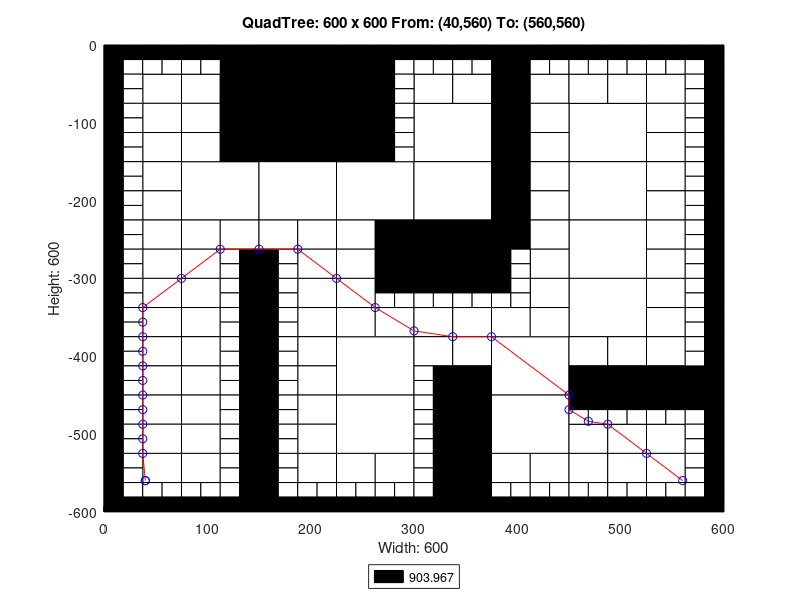

Here is the MATLAB script that generated this plot:
axis([0 600 -600 0]);
title('QuadTree: 600 x 600 From: (40,560) To: (560,560)');
xlabel('Width: 600');
ylabel('Height: 600');
rectangle('Position',[150 -75 75 75], 'FaceColor',[0 0 0]);
rectangle('Position',[150 -150 75 75], 'FaceColor',[0 0 0]);
rectangle('Position',[75 -225 75 75], 'FaceColor',[1 1 1]);
rectangle('Position',[150 -225 75 75], 'FaceColor',[1 1 1]);
rectangle('Position',[225 -225 75 75], 'FaceColor',[1 1 1]);
rectangle('Position',[300 -150 75 75], 'FaceColor',[1 1 1]);
rectangle('Position',[450 -150 75 75], 'FaceColor',[1 1 1]);
rectangle('Position',[300 -225 75 75], 'FaceColor',[1 1 1]);
rectangle('Position',[300 -300 75 75], 'FaceColor',[0 0 0]);
rectangle('Position',[450 -225 75 75], 'FaceColor',[1 1 1]);
rectangle('Position',[450 -300 75 75], 'FaceColor',[1 1 1]);
rectangle('Position',[225 -450 75 75], 'FaceColor',[1 1 1]);
rectangle('Position',[225 -525 75 75], 'FaceColor',[1 1 1]);
rectangle('Position',[375 -450 75 75], 'FaceColor',[1 1 1]);
rectangle('Position',[450 -375 75 75], 'FaceColor',[1 1 1]);
rectangle('Position',[375 -525 75 75], 'FaceColor',[1 1 1]);
rectangle('Position',[37.5 -75 37.5 37.5], 'FaceColor',[1 1 1]);
rectangle('Position',[112.5 -37.5 37.5 37.5], 'FaceColor',[0 0 0]);
rectangle('Position',[75 -75 37.5 37.5], 'FaceColor',[1 1 1]);
rectangle('Position',[112.5 -75 37.5 37.5], 'FaceColor',[0 0 0]);
rectangle('Position',[37.5 -112.5 37.5 37.5], 'FaceColor',[1 1 1]);
rectangle('Position',[37.5 -150 37.5 37.5], 'FaceColor',[1 1 1]);
rectangle('Position',[75 -112.5 37.5 37.5], 'FaceColor',[1 1 1]);
rectangle('Position',[112.5 -112.5 37.5 37.5], 'FaceColor',[0 0 0]);
rectangle('Position',[75 -150 37.5 37.5], 'FaceColor',[1 1 1]);
rectangle('Position',[112.5 -150 37.5 37.5], 'FaceColor',[0 0 0]);
rectangle('Position',[225 -37.5 37.5 37.5], 'FaceColor',[0 0 0]);
rectangle('Position',[225 -75 37.5 37.5], 'FaceColor',[0 0 0]);
rectangle('Position',[225 -112.5 37.5 37.5], 'FaceColor',[0 0 0]);
rectangle('Position',[225 -150 37.5 37.5], 'FaceColor',[0 0 0]);
rectangle('Position',[37.5 -187.5 37.5 37.5], 'FaceColor',[1 1 1]);
rectangle('Position',[37.5 -225 37.5 37.5], 'FaceColor',[1 1 1]);
rectangle('Position',[37.5 -262.5 37.5 37.5], 'FaceColor',[1 1 1]);
rectangle('Position',[37.5 -300 37.5 37.5], 'FaceColor',[1 1 1]);
rectangle('Position',[75 -262.5 37.5 37.5], 'FaceColor',[1 1 1]);
rectangle('Position',[112.5 -262.5 37.5 37.5], 'FaceColor',[1 1 1]);
rectangle('Position',[75 -300 37.5 37.5], 'FaceColor',[1 1 1]);
rectangle('Position',[150 -262.5 37.5 37.5], 'FaceColor',[1 1 1]);
rectangle('Position',[187.5 -262.5 37.5 37.5], 'FaceColor',[1 1 1]);
rectangle('Position',[187.5 -300 37.5 37.5], 'FaceColor',[1 1 1]);
rectangle('Position',[225 -262.5 37.5 37.5], 'FaceColor',[1 1 1]);
rectangle('Position',[262.5 -262.5 37.5 37.5], 'FaceColor',[0 0 0]);
rectangle('Position',[225 -300 37.5 37.5], 'FaceColor',[1 1 1]);
rectangle('Position',[262.5 -300 37.5 37.5], 'FaceColor',[0 0 0]);
rectangle('Position',[300 -75 37.5 37.5], 'FaceColor',[1 1 1]);
rectangle('Position',[337.5 -75 37.5 37.5], 'FaceColor',[1 1 1]);
rectangle('Position',[375 -37.5 37.5 37.5], 'FaceColor',[0 0 0]);
rectangle('Position',[375 -75 37.5 37.5], 'FaceColor',[0 0 0]);
rectangle('Position',[412.5 -75 37.5 37.5], 'FaceColor',[1 1 1]);
rectangle('Position',[375 -112.5 37.5 37.5], 'FaceColor',[0 0 0]);
rectangle('Position',[412.5 -112.5 37.5 37.5], 'FaceColor',[1 1 1]);
rectangle('Position',[375 -150 37.5 37.5], 'FaceColor',[0 0 0]);
rectangle('Position',[412.5 -150 37.5 37.5], 'FaceColor',[1 1 1]);
rectangle('Position',[450 -75 37.5 37.5], 'FaceColor',[1 1 1]);
rectangle('Position',[487.5 -75 37.5 37.5], 'FaceColor',[1 1 1]);
rectangle('Position',[525 -75 37.5 37.5], 'FaceColor',[1 1 1]);
rectangle('Position',[525 -112.5 37.5 37.5], 'FaceColor',[1 1 1]);
rectangle('Position',[525 -150 37.5 37.5], 'FaceColor',[1 1 1]);
rectangle('Position',[375 -187.5 37.5 37.5], 'FaceColor',[0 0 0]);
rectangle('Position',[412.5 -187.5 37.5 37.5], 'FaceColor',[1 1 1]);
rectangle('Position',[375 -225 37.5 37.5], 'FaceColor',[0 0 0]);
rectangle('Position',[412.5 -225 37.5 37.5], 'FaceColor',[1 1 1]);
rectangle('Position',[375 -262.5 37.5 37.5], 'FaceColor',[0 0 0]);
rectangle('Position',[412.5 -262.5 37.5 37.5], 'FaceColor',[1 1 1]);
rectangle('Position',[412.5 -300 37.5 37.5], 'FaceColor',[1 1 1]);
rectangle('Position',[525 -187.5 37.5 37.5], 'FaceColor',[1 1 1]);
rectangle('Position',[525 -225 37.5 37.5], 'FaceColor',[1 1 1]);
rectangle('Position',[525 -262.5 37.5 37.5], 'FaceColor',[1 1 1]);
rectangle('Position',[525 -300 37.5 37.5], 'FaceColor',[1 1 1]);
rectangle('Position',[37.5 -337.5 37.5 37.5], 'FaceColor',[1 1 1]);
rectangle('Position',[37.5 -375 37.5 37.5], 'FaceColor',[1 1 1]);
rectangle('Position',[75 -337.5 37.5 37.5], 'FaceColor',[1 1 1]);
rectangle('Position',[75 -375 37.5 37.5], 'FaceColor',[1 1 1]);
rectangle('Position',[37.5 -412.5 37.5 37.5], 'FaceColor',[1 1 1]);
rectangle('Position',[37.5 -450 37.5 37.5], 'FaceColor',[1 1 1]);
rectangle('Position',[75 -412.5 37.5 37.5], 'FaceColor',[1 1 1]);
rectangle('Position',[75 -450 37.5 37.5], 'FaceColor',[1 1 1]);
rectangle('Position',[187.5 -337.5 37.5 37.5], 'FaceColor',[1 1 1]);
rectangle('Position',[187.5 -375 37.5 37.5], 'FaceColor',[1 1 1]);
rectangle('Position',[225 -337.5 37.5 37.5], 'FaceColor',[1 1 1]);
rectangle('Position',[225 -375 37.5 37.5], 'FaceColor',[1 1 1]);
rectangle('Position',[262.5 -375 37.5 37.5], 'FaceColor',[1 1 1]);
rectangle('Position',[187.5 -412.5 37.5 37.5], 'FaceColor',[1 1 1]);
rectangle('Position',[187.5 -450 37.5 37.5], 'FaceColor',[1 1 1]);
rectangle('Position',[37.5 -487.5 37.5 37.5], 'FaceColor',[1 1 1]);
rectangle('Position',[37.5 -525 37.5 37.5], 'FaceColor',[1 1 1]);
rectangle('Position',[75 -487.5 37.5 37.5], 'FaceColor',[1 1 1]);
rectangle('Position',[75 -525 37.5 37.5], 'FaceColor',[1 1 1]);
rectangle('Position',[37.5 -562.5 37.5 37.5], 'FaceColor',[1 1 1]);
rectangle('Position',[75 -562.5 37.5 37.5], 'FaceColor',[1 1 1]);
rectangle('Position',[187.5 -487.5 37.5 37.5], 'FaceColor',[1 1 1]);
rectangle('Position',[187.5 -525 37.5 37.5], 'FaceColor',[1 1 1]);
rectangle('Position',[187.5 -562.5 37.5 37.5], 'FaceColor',[1 1 1]);
rectangle('Position',[225 -562.5 37.5 37.5], 'FaceColor',[1 1 1]);
rectangle('Position',[262.5 -562.5 37.5 37.5], 'FaceColor',[1 1 1]);
rectangle('Position',[300 -375 37.5 37.5], 'FaceColor',[1 1 1]);
rectangle('Position',[337.5 -375 37.5 37.5], 'FaceColor',[1 1 1]);
rectangle('Position',[412.5 -337.5 37.5 37.5], 'FaceColor',[1 1 1]);
rectangle('Position',[375 -375 37.5 37.5], 'FaceColor',[1 1 1]);
rectangle('Position',[412.5 -375 37.5 37.5], 'FaceColor',[1 1 1]);
rectangle('Position',[300 -412.5 37.5 37.5], 'FaceColor',[1 1 1]);
rectangle('Position',[337.5 -412.5 37.5 37.5], 'FaceColor',[1 1 1]);
rectangle('Position',[337.5 -450 37.5 37.5], 'FaceColor',[0 0 0]);
rectangle('Position',[525 -337.5 37.5 37.5], 'FaceColor',[1 1 1]);
rectangle('Position',[525 -375 37.5 37.5], 'FaceColor',[1 1 1]);
rectangle('Position',[450 -412.5 37.5 37.5], 'FaceColor',[1 1 1]);
rectangle('Position',[487.5 -412.5 37.5 37.5], 'FaceColor',[1 1 1]);
rectangle('Position',[450 -450 37.5 37.5], 'FaceColor',[0 0 0]);
rectangle('Position',[487.5 -450 37.5 37.5], 'FaceColor',[0 0 0]);
rectangle('Position',[525 -412.5 37.5 37.5], 'FaceColor',[1 1 1]);
rectangle('Position',[525 -450 37.5 37.5], 'FaceColor',[0 0 0]);
rectangle('Position',[562.5 -450 37.5 37.5], 'FaceColor',[0 0 0]);
rectangle('Position',[337.5 -487.5 37.5 37.5], 'FaceColor',[0 0 0]);
rectangle('Position',[337.5 -525 37.5 37.5], 'FaceColor',[0 0 0]);
rectangle('Position',[337.5 -562.5 37.5 37.5], 'FaceColor',[0 0 0]);
rectangle('Position',[337.5 -600 37.5 37.5], 'FaceColor',[0 0 0]);
rectangle('Position',[375 -562.5 37.5 37.5], 'FaceColor',[1 1 1]);
rectangle('Position',[412.5 -562.5 37.5 37.5], 'FaceColor',[1 1 1]);
rectangle('Position',[450 -525 37.5 37.5], 'FaceColor',[1 1 1]);
rectangle('Position',[487.5 -525 37.5 37.5], 'FaceColor',[1 1 1]);
rectangle('Position',[525 -525 37.5 37.5], 'FaceColor',[1 1 1]);
rectangle('Position',[450 -562.5 37.5 37.5], 'FaceColor',[1 1 1]);
rectangle('Position',[487.5 -562.5 37.5 37.5], 'FaceColor',[1 1 1]);
rectangle('Position',[525 -562.5 37.5 37.5], 'FaceColor',[1 1 1]);
rectangle('Position',[0 -18.75 18.75 18.75], 'FaceColor',[0 0 0]);
rectangle('Position',[18.75 -18.75 18.75 18.75], 'FaceColor',[0 0 0]);
rectangle('Position',[0 -37.5 18.75 18.75], 'FaceColor',[0 0 0]);
rectangle('Position',[18.75 -37.5 18.75 18.75], 'FaceColor',[1 1 1]);
rectangle('Position',[37.5 -18.75 18.75 18.75], 'FaceColor',[0 0 0]);
rectangle('Position',[56.25 -18.75 18.75 18.75], 'FaceColor',[0 0 0]);
rectangle('Position',[37.5 -37.5 18.75 18.75], 'FaceColor',[1 1 1]);
rectangle('Position',[56.25 -37.5 18.75 18.75], 'FaceColor',[1 1 1]);
rectangle('Position',[0 -56.25 18.75 18.75], 'FaceColor',[0 0 0]);
rectangle('Position',[18.75 -56.25 18.75 18.75], 'FaceColor',[1 1 1]);
rectangle('Position',[0 -75 18.75 18.75], 'FaceColor',[0 0 0]);
rectangle('Position',[18.75 -75 18.75 18.75], 'FaceColor',[1 1 1]);
rectangle('Position',[75 -18.75 18.75 18.75], 'FaceColor',[0 0 0]);
rectangle('Position',[93.75 -18.75 18.75 18.75], 'FaceColor',[0 0 0]);
rectangle('Position',[75 -37.5 18.75 18.75], 'FaceColor',[1 1 1]);
rectangle('Position',[93.75 -37.5 18.75 18.75], 'FaceColor',[1 1 1]);
rectangle('Position',[0 -93.75 18.75 18.75], 'FaceColor',[0 0 0]);
rectangle('Position',[18.75 -93.75 18.75 18.75], 'FaceColor',[1 1 1]);
rectangle('Position',[0 -112.5 18.75 18.75], 'FaceColor',[0 0 0]);
rectangle('Position',[18.75 -112.5 18.75 18.75], 'FaceColor',[1 1 1]);
rectangle('Position',[0 -131.25 18.75 18.75], 'FaceColor',[0 0 0]);
rectangle('Position',[18.75 -131.25 18.75 18.75], 'FaceColor',[1 1 1]);
rectangle('Position',[0 -150 18.75 18.75], 'FaceColor',[0 0 0]);
rectangle('Position',[18.75 -150 18.75 18.75], 'FaceColor',[1 1 1]);
rectangle('Position',[262.5 -18.75 18.75 18.75], 'FaceColor',[0 0 0]);
rectangle('Position',[281.25 -18.75 18.75 18.75], 'FaceColor',[0 0 0]);
rectangle('Position',[262.5 -37.5 18.75 18.75], 'FaceColor',[0 0 0]);
rectangle('Position',[281.25 -37.5 18.75 18.75], 'FaceColor',[1 1 1]);
rectangle('Position',[262.5 -56.25 18.75 18.75], 'FaceColor',[0 0 0]);
rectangle('Position',[281.25 -56.25 18.75 18.75], 'FaceColor',[1 1 1]);
rectangle('Position',[262.5 -75 18.75 18.75], 'FaceColor',[0 0 0]);
rectangle('Position',[281.25 -75 18.75 18.75], 'FaceColor',[1 1 1]);
rectangle('Position',[262.5 -93.75 18.75 18.75], 'FaceColor',[0 0 0]);
rectangle('Position',[281.25 -93.75 18.75 18.75], 'FaceColor',[1 1 1]);
rectangle('Position',[262.5 -112.5 18.75 18.75], 'FaceColor',[0 0 0]);
rectangle('Position',[281.25 -112.5 18.75 18.75], 'FaceColor',[1 1 1]);
rectangle('Position',[262.5 -131.25 18.75 18.75], 'FaceColor',[0 0 0]);
rectangle('Position',[281.25 -131.25 18.75 18.75], 'FaceColor',[1 1 1]);
rectangle('Position',[262.5 -150 18.75 18.75], 'FaceColor',[0 0 0]);
rectangle('Position',[281.25 -150 18.75 18.75], 'FaceColor',[1 1 1]);
rectangle('Position',[0 -168.75 18.75 18.75], 'FaceColor',[0 0 0]);
rectangle('Position',[18.75 -168.75 18.75 18.75], 'FaceColor',[1 1 1]);
rectangle('Position',[0 -187.5 18.75 18.75], 'FaceColor',[0 0 0]);
rectangle('Position',[18.75 -187.5 18.75 18.75], 'FaceColor',[1 1 1]);
rectangle('Position',[0 -206.25 18.75 18.75], 'FaceColor',[0 0 0]);
rectangle('Position',[18.75 -206.25 18.75 18.75], 'FaceColor',[1 1 1]);
rectangle('Position',[0 -225 18.75 18.75], 'FaceColor',[0 0 0]);
rectangle('Position',[18.75 -225 18.75 18.75], 'FaceColor',[1 1 1]);
rectangle('Position',[0 -243.75 18.75 18.75], 'FaceColor',[0 0 0]);
rectangle('Position',[18.75 -243.75 18.75 18.75], 'FaceColor',[1 1 1]);
rectangle('Position',[0 -262.5 18.75 18.75], 'FaceColor',[0 0 0]);
rectangle('Position',[18.75 -262.5 18.75 18.75], 'FaceColor',[1 1 1]);
rectangle('Position',[0 -281.25 18.75 18.75], 'FaceColor',[0 0 0]);
rectangle('Position',[18.75 -281.25 18.75 18.75], 'FaceColor',[1 1 1]);
rectangle('Position',[0 -300 18.75 18.75], 'FaceColor',[0 0 0]);
rectangle('Position',[18.75 -300 18.75 18.75], 'FaceColor',[1 1 1]);
rectangle('Position',[112.5 -281.25 18.75 18.75], 'FaceColor',[1 1 1]);
rectangle('Position',[131.25 -281.25 18.75 18.75], 'FaceColor',[0 0 0]);
rectangle('Position',[112.5 -300 18.75 18.75], 'FaceColor',[1 1 1]);
rectangle('Position',[131.25 -300 18.75 18.75], 'FaceColor',[0 0 0]);
rectangle('Position',[150 -281.25 18.75 18.75], 'FaceColor',[0 0 0]);
rectangle('Position',[168.75 -281.25 18.75 18.75], 'FaceColor',[1 1 1]);
rectangle('Position',[150 -300 18.75 18.75], 'FaceColor',[0 0 0]);
rectangle('Position',[168.75 -300 18.75 18.75], 'FaceColor',[1 1 1]);
rectangle('Position',[300 -18.75 18.75 18.75], 'FaceColor',[0 0 0]);
rectangle('Position',[318.75 -18.75 18.75 18.75], 'FaceColor',[0 0 0]);
rectangle('Position',[300 -37.5 18.75 18.75], 'FaceColor',[1 1 1]);
rectangle('Position',[318.75 -37.5 18.75 18.75], 'FaceColor',[1 1 1]);
rectangle('Position',[337.5 -18.75 18.75 18.75], 'FaceColor',[0 0 0]);
rectangle('Position',[356.25 -18.75 18.75 18.75], 'FaceColor',[0 0 0]);
rectangle('Position',[337.5 -37.5 18.75 18.75], 'FaceColor',[1 1 1]);
rectangle('Position',[356.25 -37.5 18.75 18.75], 'FaceColor',[1 1 1]);
rectangle('Position',[412.5 -18.75 18.75 18.75], 'FaceColor',[0 0 0]);
rectangle('Position',[431.25 -18.75 18.75 18.75], 'FaceColor',[0 0 0]);
rectangle('Position',[412.5 -37.5 18.75 18.75], 'FaceColor',[1 1 1]);
rectangle('Position',[431.25 -37.5 18.75 18.75], 'FaceColor',[1 1 1]);
rectangle('Position',[450 -18.75 18.75 18.75], 'FaceColor',[0 0 0]);
rectangle('Position',[468.75 -18.75 18.75 18.75], 'FaceColor',[0 0 0]);
rectangle('Position',[450 -37.5 18.75 18.75], 'FaceColor',[1 1 1]);
rectangle('Position',[468.75 -37.5 18.75 18.75], 'FaceColor',[1 1 1]);
rectangle('Position',[487.5 -18.75 18.75 18.75], 'FaceColor',[0 0 0]);
rectangle('Position',[506.25 -18.75 18.75 18.75], 'FaceColor',[0 0 0]);
rectangle('Position',[487.5 -37.5 18.75 18.75], 'FaceColor',[1 1 1]);
rectangle('Position',[506.25 -37.5 18.75 18.75], 'FaceColor',[1 1 1]);
rectangle('Position',[525 -18.75 18.75 18.75], 'FaceColor',[0 0 0]);
rectangle('Position',[543.75 -18.75 18.75 18.75], 'FaceColor',[0 0 0]);
rectangle('Position',[525 -37.5 18.75 18.75], 'FaceColor',[1 1 1]);
rectangle('Position',[543.75 -37.5 18.75 18.75], 'FaceColor',[1 1 1]);
rectangle('Position',[562.5 -18.75 18.75 18.75], 'FaceColor',[0 0 0]);
rectangle('Position',[581.25 -18.75 18.75 18.75], 'FaceColor',[0 0 0]);
rectangle('Position',[562.5 -37.5 18.75 18.75], 'FaceColor',[1 1 1]);
rectangle('Position',[581.25 -37.5 18.75 18.75], 'FaceColor',[0 0 0]);
rectangle('Position',[562.5 -56.25 18.75 18.75], 'FaceColor',[1 1 1]);
rectangle('Position',[581.25 -56.25 18.75 18.75], 'FaceColor',[0 0 0]);
rectangle('Position',[562.5 -75 18.75 18.75], 'FaceColor',[1 1 1]);
rectangle('Position',[581.25 -75 18.75 18.75], 'FaceColor',[0 0 0]);
rectangle('Position',[562.5 -93.75 18.75 18.75], 'FaceColor',[1 1 1]);
rectangle('Position',[581.25 -93.75 18.75 18.75], 'FaceColor',[0 0 0]);
rectangle('Position',[562.5 -112.5 18.75 18.75], 'FaceColor',[1 1 1]);
rectangle('Position',[581.25 -112.5 18.75 18.75], 'FaceColor',[0 0 0]);
rectangle('Position',[562.5 -131.25 18.75 18.75], 'FaceColor',[1 1 1]);
rectangle('Position',[581.25 -131.25 18.75 18.75], 'FaceColor',[0 0 0]);
rectangle('Position',[562.5 -150 18.75 18.75], 'FaceColor',[1 1 1]);
rectangle('Position',[581.25 -150 18.75 18.75], 'FaceColor',[0 0 0]);
rectangle('Position',[375 -281.25 18.75 18.75], 'FaceColor',[0 0 0]);
rectangle('Position',[393.75 -281.25 18.75 18.75], 'FaceColor',[1 1 1]);
rectangle('Position',[375 -300 18.75 18.75], 'FaceColor',[0 0 0]);
rectangle('Position',[393.75 -300 18.75 18.75], 'FaceColor',[1 1 1]);
rectangle('Position',[562.5 -168.75 18.75 18.75], 'FaceColor',[1 1 1]);
rectangle('Position',[581.25 -168.75 18.75 18.75], 'FaceColor',[0 0 0]);
rectangle('Position',[562.5 -187.5 18.75 18.75], 'FaceColor',[1 1 1]);
rectangle('Position',[581.25 -187.5 18.75 18.75], 'FaceColor',[0 0 0]);
rectangle('Position',[562.5 -206.25 18.75 18.75], 'FaceColor',[1 1 1]);
rectangle('Position',[581.25 -206.25 18.75 18.75], 'FaceColor',[0 0 0]);
rectangle('Position',[562.5 -225 18.75 18.75], 'FaceColor',[1 1 1]);
rectangle('Position',[581.25 -225 18.75 18.75], 'FaceColor',[0 0 0]);
rectangle('Position',[562.5 -243.75 18.75 18.75], 'FaceColor',[1 1 1]);
rectangle('Position',[581.25 -243.75 18.75 18.75], 'FaceColor',[0 0 0]);
rectangle('Position',[562.5 -262.5 18.75 18.75], 'FaceColor',[1 1 1]);
rectangle('Position',[581.25 -262.5 18.75 18.75], 'FaceColor',[0 0 0]);
rectangle('Position',[562.5 -281.25 18.75 18.75], 'FaceColor',[1 1 1]);
rectangle('Position',[581.25 -281.25 18.75 18.75], 'FaceColor',[0 0 0]);
rectangle('Position',[562.5 -300 18.75 18.75], 'FaceColor',[1 1 1]);
rectangle('Position',[581.25 -300 18.75 18.75], 'FaceColor',[0 0 0]);
rectangle('Position',[0 -318.75 18.75 18.75], 'FaceColor',[0 0 0]);
rectangle('Position',[18.75 -318.75 18.75 18.75], 'FaceColor',[1 1 1]);
rectangle('Position',[0 -337.5 18.75 18.75], 'FaceColor',[0 0 0]);
rectangle('Position',[18.75 -337.5 18.75 18.75], 'FaceColor',[1 1 1]);
rectangle('Position',[0 -356.25 18.75 18.75], 'FaceColor',[0 0 0]);
rectangle('Position',[18.75 -356.25 18.75 18.75], 'FaceColor',[1 1 1]);
rectangle('Position',[0 -375 18.75 18.75], 'FaceColor',[0 0 0]);
rectangle('Position',[18.75 -375 18.75 18.75], 'FaceColor',[1 1 1]);
rectangle('Position',[112.5 -318.75 18.75 18.75], 'FaceColor',[1 1 1]);
rectangle('Position',[131.25 -318.75 18.75 18.75], 'FaceColor',[0 0 0]);
rectangle('Position',[112.5 -337.5 18.75 18.75], 'FaceColor',[1 1 1]);
rectangle('Position',[131.25 -337.5 18.75 18.75], 'FaceColor',[0 0 0]);
rectangle('Position',[112.5 -356.25 18.75 18.75], 'FaceColor',[1 1 1]);
rectangle('Position',[131.25 -356.25 18.75 18.75], 'FaceColor',[0 0 0]);
rectangle('Position',[112.5 -375 18.75 18.75], 'FaceColor',[1 1 1]);
rectangle('Position',[131.25 -375 18.75 18.75], 'FaceColor',[0 0 0]);
rectangle('Position',[0 -393.75 18.75 18.75], 'FaceColor',[0 0 0]);
rectangle('Position',[18.75 -393.75 18.75 18.75], 'FaceColor',[1 1 1]);
rectangle('Position',[0 -412.5 18.75 18.75], 'FaceColor',[0 0 0]);
rectangle('Position',[18.75 -412.5 18.75 18.75], 'FaceColor',[1 1 1]);
rectangle('Position',[0 -431.25 18.75 18.75], 'FaceColor',[0 0 0]);
rectangle('Position',[18.75 -431.25 18.75 18.75], 'FaceColor',[1 1 1]);
rectangle('Position',[0 -450 18.75 18.75], 'FaceColor',[0 0 0]);
rectangle('Position',[18.75 -450 18.75 18.75], 'FaceColor',[1 1 1]);
rectangle('Position',[112.5 -393.75 18.75 18.75], 'FaceColor',[1 1 1]);
rectangle('Position',[131.25 -393.75 18.75 18.75], 'FaceColor',[0 0 0]);
rectangle('Position',[112.5 -412.5 18.75 18.75], 'FaceColor',[1 1 1]);
rectangle('Position',[131.25 -412.5 18.75 18.75], 'FaceColor',[0 0 0]);
rectangle('Position',[112.5 -431.25 18.75 18.75], 'FaceColor',[1 1 1]);
rectangle('Position',[131.25 -431.25 18.75 18.75], 'FaceColor',[0 0 0]);
rectangle('Position',[112.5 -450 18.75 18.75], 'FaceColor',[1 1 1]);
rectangle('Position',[131.25 -450 18.75 18.75], 'FaceColor',[0 0 0]);
rectangle('Position',[150 -318.75 18.75 18.75], 'FaceColor',[0 0 0]);
rectangle('Position',[168.75 -318.75 18.75 18.75], 'FaceColor',[1 1 1]);
rectangle('Position',[150 -337.5 18.75 18.75], 'FaceColor',[0 0 0]);
rectangle('Position',[168.75 -337.5 18.75 18.75], 'FaceColor',[1 1 1]);
rectangle('Position',[150 -356.25 18.75 18.75], 'FaceColor',[0 0 0]);
rectangle('Position',[168.75 -356.25 18.75 18.75], 'FaceColor',[1 1 1]);
rectangle('Position',[150 -375 18.75 18.75], 'FaceColor',[0 0 0]);
rectangle('Position',[168.75 -375 18.75 18.75], 'FaceColor',[1 1 1]);
rectangle('Position',[262.5 -318.75 18.75 18.75], 'FaceColor',[0 0 0]);
rectangle('Position',[281.25 -318.75 18.75 18.75], 'FaceColor',[0 0 0]);
rectangle('Position',[262.5 -337.5 18.75 18.75], 'FaceColor',[1 1 1]);
rectangle('Position',[281.25 -337.5 18.75 18.75], 'FaceColor',[1 1 1]);
rectangle('Position',[150 -393.75 18.75 18.75], 'FaceColor',[0 0 0]);
rectangle('Position',[168.75 -393.75 18.75 18.75], 'FaceColor',[1 1 1]);
rectangle('Position',[150 -412.5 18.75 18.75], 'FaceColor',[0 0 0]);
rectangle('Position',[168.75 -412.5 18.75 18.75], 'FaceColor',[1 1 1]);
rectangle('Position',[150 -431.25 18.75 18.75], 'FaceColor',[0 0 0]);
rectangle('Position',[168.75 -431.25 18.75 18.75], 'FaceColor',[1 1 1]);
rectangle('Position',[150 -450 18.75 18.75], 'FaceColor',[0 0 0]);
rectangle('Position',[168.75 -450 18.75 18.75], 'FaceColor',[1 1 1]);
rectangle('Position',[0 -468.75 18.75 18.75], 'FaceColor',[0 0 0]);
rectangle('Position',[18.75 -468.75 18.75 18.75], 'FaceColor',[1 1 1]);
rectangle('Position',[0 -487.5 18.75 18.75], 'FaceColor',[0 0 0]);
rectangle('Position',[18.75 -487.5 18.75 18.75], 'FaceColor',[1 1 1]);
rectangle('Position',[0 -506.25 18.75 18.75], 'FaceColor',[0 0 0]);
rectangle('Position',[18.75 -506.25 18.75 18.75], 'FaceColor',[1 1 1]);
rectangle('Position',[0 -525 18.75 18.75], 'FaceColor',[0 0 0]);
rectangle('Position',[18.75 -525 18.75 18.75], 'FaceColor',[1 1 1]);
rectangle('Position',[112.5 -468.75 18.75 18.75], 'FaceColor',[1 1 1]);
rectangle('Position',[131.25 -468.75 18.75 18.75], 'FaceColor',[0 0 0]);
rectangle('Position',[112.5 -487.5 18.75 18.75], 'FaceColor',[1 1 1]);
rectangle('Position',[131.25 -487.5 18.75 18.75], 'FaceColor',[0 0 0]);
rectangle('Position',[112.5 -506.25 18.75 18.75], 'FaceColor',[1 1 1]);
rectangle('Position',[131.25 -506.25 18.75 18.75], 'FaceColor',[0 0 0]);
rectangle('Position',[112.5 -525 18.75 18.75], 'FaceColor',[1 1 1]);
rectangle('Position',[131.25 -525 18.75 18.75], 'FaceColor',[0 0 0]);
rectangle('Position',[0 -543.75 18.75 18.75], 'FaceColor',[0 0 0]);
rectangle('Position',[18.75 -543.75 18.75 18.75], 'FaceColor',[1 1 1]);
rectangle('Position',[0 -562.5 18.75 18.75], 'FaceColor',[0 0 0]);
rectangle('Position',[18.75 -562.5 18.75 18.75], 'FaceColor',[1 1 1]);
rectangle('Position',[0 -581.25 18.75 18.75], 'FaceColor',[0 0 0]);
rectangle('Position',[18.75 -581.25 18.75 18.75], 'FaceColor',[1 1 1]);
rectangle('Position',[0 -600 18.75 18.75], 'FaceColor',[0 0 0]);
rectangle('Position',[18.75 -600 18.75 18.75], 'FaceColor',[0 0 0]);
rectangle('Position',[37.5 -581.25 18.75 18.75], 'FaceColor',[1 1 1]);
rectangle('Position',[56.25 -581.25 18.75 18.75], 'FaceColor',[1 1 1]);
rectangle('Position',[37.5 -600 18.75 18.75], 'FaceColor',[0 0 0]);
rectangle('Position',[56.25 -600 18.75 18.75], 'FaceColor',[0 0 0]);
rectangle('Position',[112.5 -543.75 18.75 18.75], 'FaceColor',[1 1 1]);
rectangle('Position',[131.25 -543.75 18.75 18.75], 'FaceColor',[0 0 0]);
rectangle('Position',[112.5 -562.5 18.75 18.75], 'FaceColor',[1 1 1]);
rectangle('Position',[131.25 -562.5 18.75 18.75], 'FaceColor',[0 0 0]);
rectangle('Position',[75 -581.25 18.75 18.75], 'FaceColor',[1 1 1]);
rectangle('Position',[93.75 -581.25 18.75 18.75], 'FaceColor',[1 1 1]);
rectangle('Position',[75 -600 18.75 18.75], 'FaceColor',[0 0 0]);
rectangle('Position',[93.75 -600 18.75 18.75], 'FaceColor',[0 0 0]);
rectangle('Position',[112.5 -581.25 18.75 18.75], 'FaceColor',[1 1 1]);
rectangle('Position',[131.25 -581.25 18.75 18.75], 'FaceColor',[0 0 0]);
rectangle('Position',[112.5 -600 18.75 18.75], 'FaceColor',[0 0 0]);
rectangle('Position',[131.25 -600 18.75 18.75], 'FaceColor',[0 0 0]);
rectangle('Position',[150 -468.75 18.75 18.75], 'FaceColor',[0 0 0]);
rectangle('Position',[168.75 -468.75 18.75 18.75], 'FaceColor',[1 1 1]);
rectangle('Position',[150 -487.5 18.75 18.75], 'FaceColor',[0 0 0]);
rectangle('Position',[168.75 -487.5 18.75 18.75], 'FaceColor',[1 1 1]);
rectangle('Position',[150 -506.25 18.75 18.75], 'FaceColor',[0 0 0]);
rectangle('Position',[168.75 -506.25 18.75 18.75], 'FaceColor',[1 1 1]);
rectangle('Position',[150 -525 18.75 18.75], 'FaceColor',[0 0 0]);
rectangle('Position',[168.75 -525 18.75 18.75], 'FaceColor',[1 1 1]);
rectangle('Position',[150 -543.75 18.75 18.75], 'FaceColor',[0 0 0]);
rectangle('Position',[168.75 -543.75 18.75 18.75], 'FaceColor',[1 1 1]);
rectangle('Position',[150 -562.5 18.75 18.75], 'FaceColor',[0 0 0]);
rectangle('Position',[168.75 -562.5 18.75 18.75], 'FaceColor',[1 1 1]);
rectangle('Position',[150 -581.25 18.75 18.75], 'FaceColor',[0 0 0]);
rectangle('Position',[168.75 -581.25 18.75 18.75], 'FaceColor',[1 1 1]);
rectangle('Position',[150 -600 18.75 18.75], 'FaceColor',[0 0 0]);
rectangle('Position',[168.75 -600 18.75 18.75], 'FaceColor',[0 0 0]);
rectangle('Position',[187.5 -581.25 18.75 18.75], 'FaceColor',[1 1 1]);
rectangle('Position',[206.25 -581.25 18.75 18.75], 'FaceColor',[1 1 1]);
rectangle('Position',[187.5 -600 18.75 18.75], 'FaceColor',[0 0 0]);
rectangle('Position',[206.25 -600 18.75 18.75], 'FaceColor',[0 0 0]);
rectangle('Position',[225 -581.25 18.75 18.75], 'FaceColor',[1 1 1]);
rectangle('Position',[243.75 -581.25 18.75 18.75], 'FaceColor',[1 1 1]);
rectangle('Position',[225 -600 18.75 18.75], 'FaceColor',[0 0 0]);
rectangle('Position',[243.75 -600 18.75 18.75], 'FaceColor',[0 0 0]);
rectangle('Position',[262.5 -581.25 18.75 18.75], 'FaceColor',[1 1 1]);
rectangle('Position',[281.25 -581.25 18.75 18.75], 'FaceColor',[1 1 1]);
rectangle('Position',[262.5 -600 18.75 18.75], 'FaceColor',[0 0 0]);
rectangle('Position',[281.25 -600 18.75 18.75], 'FaceColor',[0 0 0]);
rectangle('Position',[300 -318.75 18.75 18.75], 'FaceColor',[0 0 0]);
rectangle('Position',[318.75 -318.75 18.75 18.75], 'FaceColor',[0 0 0]);
rectangle('Position',[300 -337.5 18.75 18.75], 'FaceColor',[1 1 1]);
rectangle('Position',[318.75 -337.5 18.75 18.75], 'FaceColor',[1 1 1]);
rectangle('Position',[337.5 -318.75 18.75 18.75], 'FaceColor',[0 0 0]);
rectangle('Position',[356.25 -318.75 18.75 18.75], 'FaceColor',[0 0 0]);
rectangle('Position',[337.5 -337.5 18.75 18.75], 'FaceColor',[1 1 1]);
rectangle('Position',[356.25 -337.5 18.75 18.75], 'FaceColor',[1 1 1]);
rectangle('Position',[375 -318.75 18.75 18.75], 'FaceColor',[0 0 0]);
rectangle('Position',[393.75 -318.75 18.75 18.75], 'FaceColor',[1 1 1]);
rectangle('Position',[375 -337.5 18.75 18.75], 'FaceColor',[1 1 1]);
rectangle('Position',[393.75 -337.5 18.75 18.75], 'FaceColor',[1 1 1]);
rectangle('Position',[300 -431.25 18.75 18.75], 'FaceColor',[1 1 1]);
rectangle('Position',[318.75 -431.25 18.75 18.75], 'FaceColor',[0 0 0]);
rectangle('Position',[300 -450 18.75 18.75], 'FaceColor',[1 1 1]);
rectangle('Position',[318.75 -450 18.75 18.75], 'FaceColor',[0 0 0]);
rectangle('Position',[562.5 -318.75 18.75 18.75], 'FaceColor',[1 1 1]);
rectangle('Position',[581.25 -318.75 18.75 18.75], 'FaceColor',[0 0 0]);
rectangle('Position',[562.5 -337.5 18.75 18.75], 'FaceColor',[1 1 1]);
rectangle('Position',[581.25 -337.5 18.75 18.75], 'FaceColor',[0 0 0]);
rectangle('Position',[562.5 -356.25 18.75 18.75], 'FaceColor',[1 1 1]);
rectangle('Position',[581.25 -356.25 18.75 18.75], 'FaceColor',[0 0 0]);
rectangle('Position',[562.5 -375 18.75 18.75], 'FaceColor',[1 1 1]);
rectangle('Position',[581.25 -375 18.75 18.75], 'FaceColor',[0 0 0]);
rectangle('Position',[562.5 -393.75 18.75 18.75], 'FaceColor',[1 1 1]);
rectangle('Position',[581.25 -393.75 18.75 18.75], 'FaceColor',[0 0 0]);
rectangle('Position',[562.5 -412.5 18.75 18.75], 'FaceColor',[1 1 1]);
rectangle('Position',[581.25 -412.5 18.75 18.75], 'FaceColor',[0 0 0]);
rectangle('Position',[300 -468.75 18.75 18.75], 'FaceColor',[1 1 1]);
rectangle('Position',[318.75 -468.75 18.75 18.75], 'FaceColor',[0 0 0]);
rectangle('Position',[300 -487.5 18.75 18.75], 'FaceColor',[1 1 1]);
rectangle('Position',[318.75 -487.5 18.75 18.75], 'FaceColor',[0 0 0]);
rectangle('Position',[300 -506.25 18.75 18.75], 'FaceColor',[1 1 1]);
rectangle('Position',[318.75 -506.25 18.75 18.75], 'FaceColor',[0 0 0]);
rectangle('Position',[300 -525 18.75 18.75], 'FaceColor',[1 1 1]);
rectangle('Position',[318.75 -525 18.75 18.75], 'FaceColor',[0 0 0]);
rectangle('Position',[300 -543.75 18.75 18.75], 'FaceColor',[1 1 1]);
rectangle('Position',[318.75 -543.75 18.75 18.75], 'FaceColor',[0 0 0]);
rectangle('Position',[300 -562.5 18.75 18.75], 'FaceColor',[1 1 1]);
rectangle('Position',[318.75 -562.5 18.75 18.75], 'FaceColor',[0 0 0]);
rectangle('Position',[300 -581.25 18.75 18.75], 'FaceColor',[1 1 1]);
rectangle('Position',[318.75 -581.25 18.75 18.75], 'FaceColor',[0 0 0]);
rectangle('Position',[300 -600 18.75 18.75], 'FaceColor',[0 0 0]);
rectangle('Position',[318.75 -600 18.75 18.75], 'FaceColor',[0 0 0]);
rectangle('Position',[375 -581.25 18.75 18.75], 'FaceColor',[1 1 1]);
rectangle('Position',[393.75 -581.25 18.75 18.75], 'FaceColor',[1 1 1]);
rectangle('Position',[375 -600 18.75 18.75], 'FaceColor',[0 0 0]);
rectangle('Position',[393.75 -600 18.75 18.75], 'FaceColor',[0 0 0]);
rectangle('Position',[412.5 -581.25 18.75 18.75], 'FaceColor',[1 1 1]);
rectangle('Position',[431.25 -581.25 18.75 18.75], 'FaceColor',[1 1 1]);
rectangle('Position',[412.5 -600 18.75 18.75], 'FaceColor',[0 0 0]);
rectangle('Position',[431.25 -600 18.75 18.75], 'FaceColor',[0 0 0]);
rectangle('Position',[450 -468.75 18.75 18.75], 'FaceColor',[0 0 0]);
rectangle('Position',[468.75 -468.75 18.75 18.75], 'FaceColor',[0 0 0]);
rectangle('Position',[450 -487.5 18.75 18.75], 'FaceColor',[1 1 1]);
rectangle('Position',[468.75 -487.5 18.75 18.75], 'FaceColor',[1 1 1]);
rectangle('Position',[487.5 -468.75 18.75 18.75], 'FaceColor',[0 0 0]);
rectangle('Position',[506.25 -468.75 18.75 18.75], 'FaceColor',[0 0 0]);
rectangle('Position',[487.5 -487.5 18.75 18.75], 'FaceColor',[1 1 1]);
rectangle('Position',[506.25 -487.5 18.75 18.75], 'FaceColor',[1 1 1]);
rectangle('Position',[525 -468.75 18.75 18.75], 'FaceColor',[0 0 0]);
rectangle('Position',[543.75 -468.75 18.75 18.75], 'FaceColor',[0 0 0]);
rectangle('Position',[525 -487.5 18.75 18.75], 'FaceColor',[1 1 1]);
rectangle('Position',[543.75 -487.5 18.75 18.75], 'FaceColor',[1 1 1]);
rectangle('Position',[562.5 -468.75 18.75 18.75], 'FaceColor',[0 0 0]);
rectangle('Position',[581.25 -468.75 18.75 18.75], 'FaceColor',[0 0 0]);
rectangle('Position',[562.5 -487.5 18.75 18.75], 'FaceColor',[1 1 1]);
rectangle('Position',[581.25 -487.5 18.75 18.75], 'FaceColor',[0 0 0]);
rectangle('Position',[562.5 -506.25 18.75 18.75], 'FaceColor',[1 1 1]);
rectangle('Position',[581.25 -506.25 18.75 18.75], 'FaceColor',[0 0 0]);
rectangle('Position',[562.5 -525 18.75 18.75], 'FaceColor',[1 1 1]);
rectangle('Position',[581.25 -525 18.75 18.75], 'FaceColor',[0 0 0]);
rectangle('Position',[450 -581.25 18.75 18.75], 'FaceColor',[1 1 1]);
rectangle('Position',[468.75 -581.25 18.75 18.75], 'FaceColor',[1 1 1]);
rectangle('Position',[450 -600 18.75 18.75], 'FaceColor',[0 0 0]);
rectangle('Position',[468.75 -600 18.75 18.75], 'FaceColor',[0 0 0]);
rectangle('Position',[487.5 -581.25 18.75 18.75], 'FaceColor',[1 1 1]);
rectangle('Position',[506.25 -581.25 18.75 18.75], 'FaceColor',[1 1 1]);
rectangle('Position',[487.5 -600 18.75 18.75], 'FaceColor',[0 0 0]);
rectangle('Position',[506.25 -600 18.75 18.75], 'FaceColor',[0 0 0]);
rectangle('Position',[562.5 -543.75 18.75 18.75], 'FaceColor',[1 1 1]);
rectangle('Position',[581.25 -543.75 18.75 18.75], 'FaceColor',[0 0 0]);
rectangle('Position',[562.5 -562.5 18.75 18.75], 'FaceColor',[1 1 1]);
rectangle('Position',[581.25 -562.5 18.75 18.75], 'FaceColor',[0 0 0]);
rectangle('Position',[525 -581.25 18.75 18.75], 'FaceColor',[1 1 1]);
rectangle('Position',[543.75 -581.25 18.75 18.75], 'FaceColor',[1 1 1]);
rectangle('Position',[525 -600 18.75 18.75], 'FaceColor',[0 0 0]);
rectangle('Position',[543.75 -600 18.75 18.75], 'FaceColor',[0 0 0]);
rectangle('Position',[562.5 -581.25 18.75 18.75], 'FaceColor',[1 1 1]);
rectangle('Position',[581.25 -581.25 18.75 18.75], 'FaceColor',[0 0 0]);
rectangle('Position',[562.5 -600 18.75 18.75], 'FaceColor',[0 0 0]);
rectangle('Position',[581.25 -600 18.75 18.75], 'FaceColor',[0 0 0]);
X=[560,525,487.5,468.75,450,450,375,337.5,300,262.5,225,187.5,150,112.5,75,37.5,37.5,37.5,37.5,37.5,37.5,37.5,37.5,37.5,37.5,37.5,40,40];
Y=[-560,-525,-487.5,-483.75,-468.75,-450,-375,-375,-367.5,-337.5,-300,-262.5,-262.5,-262.5,-300,-337.5,-356.25,-375,-393.75,-412.5,-431.25,-450,-468.75,-487.5,-506.25,-525,-560,-560];
hold on;
plot(X,Y,'r');
plot(X,Y,'bo');
legend('903.967','Location','southoutside');
